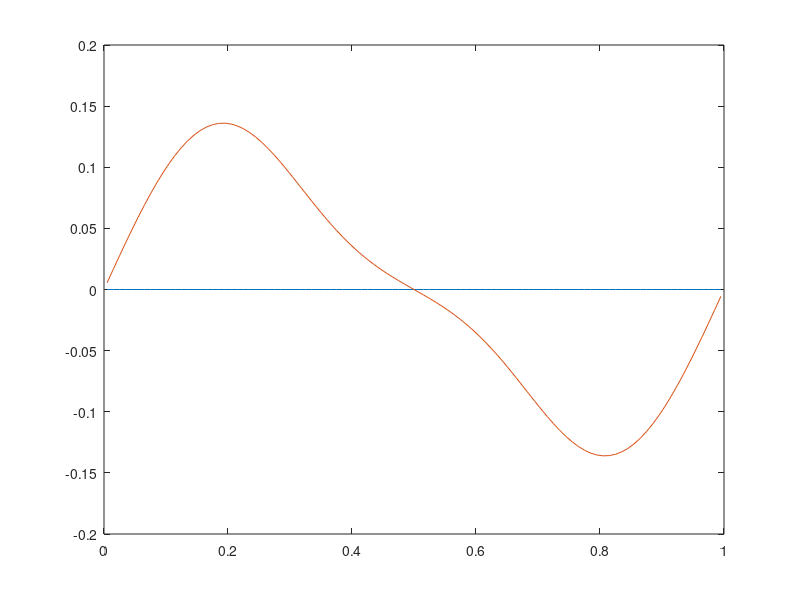

This chart was generated by the following MATLAB code:
%% advect linearization
clear all;
clc;
close all;
addpath(['/Users/kevin/SkyDrive/KTH Work/LaTeX Reports',...
    '/HW4-High Resolution shock-capturing methods/matlabfiles/']);

%% Parameters
N = 100;
L = 1.;
dx = L/N; % Grid spacing
H = 1;
g = 9.8;
c = g*sqrt(H); % Wave speed
tau = dx/c; % Time Step
coeff = -tau/(2*dx);
nStep = 2*L/(c*tau);
nCells = 1:N;
ghostCellOneSide = 2;
cellsPlusGhost = 1:(N+2*ghostCellOneSide);
%% Boundary Conditions
w = 0.1*L; % Width
x = (nCells-1/2)*dx; % Grid points
a = 1/5*H;
h = H + a*exp(-(x-L/2).^2/(w^2));
h = padarray(h',ghostCellOneSide)';
% Boundary Conditions
m = zeros(1,length(h));
%% BC
% needs to be changed if ghostCellOneSide is changed
h(1) = h(4);
h(2) = h(3);
m(1) = m(4)*(-1);
m(2) = m(3)*(-1);
h(N+4) = h(N+1);
h(N+3) = h(N+2);
m(N+4) = m(N+1)*(-1);
m(N+3) = m(N+2)*(-1);
%%
iWithGhost = ((1+ghostCellOneSide):(N+ghostCellOneSide));
im = iWithGhost-1;
ip = im+2
%% Record the initial state
hplot(:,1) = h(:);
mplot(:,1) = m(:);
flux = (1/2*g*h.^2 + (m.^2)./h);
%% Loo
for iStep=1:(round(nStep))
    hOld=h;
    mOld=m;
    flux = (1/2*g*hOld.^2 + (mOld.^2)./hOld);
    h(3:(N+2)) = .5*(hOld(ip)+hOld(im)) + coeff*(mOld(ip)-mOld(im));
    m(3:(N+2)) = .5*(mOld(ip)+mOld(im)) + coeff*(flux(ip)-flux(im));
    h(1) = h(4);
    h(2) = h(3);
    m(1) = m(4)*(-1);
    m(2) = m(3)*(-1);
    h(N+4) = h(N+1);
    h(N+3) = h(N+2);
    m(N+4) = m(N+1)*(-1);
    m(N+3) = m(N+2)*(-1);
    hplot(:,(iStep+1)) = h(:);
    mplot(:,(iStep+1)) = m(:);
end

%% Plot
% figure(1); clf;
% plot(x,hplot(3:(N+2),1),'-',x,h,'--');
% legend('t=0  ','t=1');
% xlabel('x');  ylabel('h(x,t)');
% title(sprintf('$h(x,t)$ $\\Delta t=$%0.2g,',...
%     ' $\\epsilon =$ %g',tau,a),...
%     'Interpreter','latex')
%% h plot1
figure(2)
for ip = 1:2:nStep
    clf;
    plot(x,mplot((3:(N+2)),1))
    hold on;
    plot(x,mplot((3:(N+2)),ip),'-');
    pause(.1)
end
%% m plot
% figure(3)
% for ip = 1:8:nStep
%     clf;
%     plot(x,mplot(:,1))
%     hold on;
%     plot(x,mplot(:,ip),'-');
%     pause(.01)
% end
%%
printYesNo = 0;
if printYesNo == 1
    saveFigurePath = ['/Users/kevin/SkyDrive/KTH Work/'...
        'LaTeX Reports/HW4-High Resolution shock-capturing'...
        'methods/Figures/'];
    set(figure(1), 'PaperPositionMode', 'auto');
    print('-depsc2', [saveFigurePath ...
        sprintf('plot1%g',floor(tau^-1))]);
end
